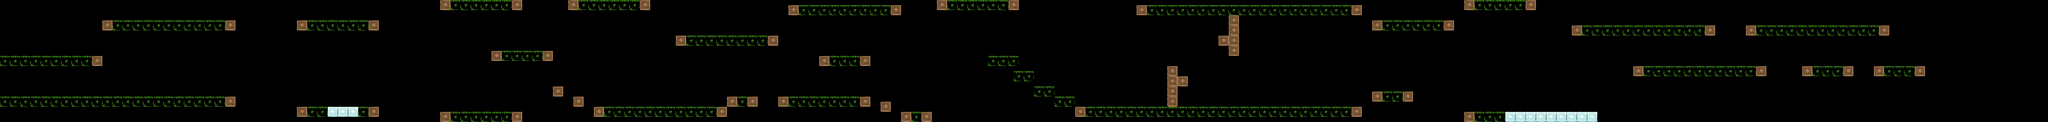

A 2D game scene composited from a Tiled map and its tileset images. What follows is a short description and the map's XML, with each tile layer's data collapsed to a summary:
An orthogonal 400x24 tile map with 32x32 px tiles, 1 tile layer (Wall), 1 hidden layer not drawn and 120 objects.

<map version="1.0" orientation="orthogonal" width="400" height="24" tilewidth="32" tileheight="32">
 <tileset firstgid="1" name="brick" tilewidth="32" tileheight="32">
  <image source="brick.png" width="256" height="64" />
 </tileset>
 <objectgroup name="brick_grass" width="400" height="24">
  <object x="2" y="354" width="635" height="59" />
  <object x="642" y="130" width="827" height="59" />
  <object x="2" y="610" width="1467" height="59" />
  <object x="1858" y="130" width="507" height="59" />
  <object x="1858" y="674" width="187" height="59" />
  <object x="2242" y="674" width="123" height="59" />
  <object x="2754" y="2" width="507" height="59" />
  <object x="2754" y="706" width="507" height="59" />
  <object x="3074" y="322" width="379" height="59" />
  <object x="3554" y="2" width="507" height="59" />
  <object x="3714" y="674" width="827" height="59" />
  <object x="3458" y="546" width="59" height="59" />
  <object x="3586" y="610" width="59" height="59" />
  <object x="4546" y="610" width="187" height="59" />
  <object x="4226" y="226" width="635" height="59" />
  <object x="4930" y="34" width="699" height="59" />
  <object x="5122" y="354" width="315" height="59" />
  <object x="4866" y="610" width="571" height="59" />
  <object x="5634" y="706" width="187" height="58" />
  <object x="5506" y="642" width="59" height="59" />
  <object x="5858" y="2" width="507" height="59" />
  <object x="6722" y="674" width="1787" height="59" />
  <object x="6178" y="354" width="187" height="59" />
  <object x="6338" y="450" width="123" height="59" />
  <object x="6594" y="610" width="123" height="59" />
  <object x="6466" y="546" width="123" height="59" />
  <object x="7106" y="34" width="1403" height="59" />
  <object x="8578" y="130" width="507" height="59" />
  <object x="8578" y="578" width="251" height="59" />
  <object x="9154" y="2" width="443" height="59" />
  <object x="9154" y="706" width="251" height="59" />
  <object x="9826" y="162" width="891" height="59" />
  <object x="10210" y="418" width="827" height="59" />
  <object x="10914" y="162" width="891" height="59" />
  <object x="11266" y="418" width="315" height="59" />
  <object x="11714" y="418" width="315" height="59" />
 </objectgroup>
 <objectgroup name="brick_ice" width="400" height="24">
  <object x="2050" y="674" width="57" height="59" />
  <object x="9410" y="706" width="59" height="59" />
  <object x="2114" y="674" width="57" height="59" />
  <object x="2178" y="674" width="57" height="59" />
  <object x="9474" y="706" width="59" height="59" />
  <object x="9602" y="706" width="59" height="59" />
  <object x="9538" y="706" width="59" height="59" />
  <object x="9794" y="706" width="59" height="59" />
  <object x="9730" y="706" width="59" height="59" />
  <object x="9666" y="706" width="59" height="59" />
  <object x="9858" y="706" width="59" height="59" />
  <object x="9922" y="706" width="59" height="59" />
 </objectgroup>
 <objectgroup name="brick_dice" width="400" height="24">
  <object x="2754" y="66" width="59" height="59" />
  <object x="3682" y="322" width="59" height="59" />
  <object x="12096" y="96" width="64" height="64" />
  <object x="12160" y="96" width="64" height="64" />
  <object x="12224" y="32" width="64" height="64" />
  <object x="12288" y="32" width="64" height="64" />
  <object x="12352" y="32" width="64" height="64" />
  <object x="12416" y="32" width="64" height="64" />
  <object x="12480" y="32" width="64" height="64" />
  <object x="12544" y="32" width="64" height="64" />
  <object x="12608" y="32" width="64" height="64" />
  <object x="12672" y="32" width="64" height="64" />
  <object x="12480" y="672" width="64" height="64" />
  <object x="12352" y="672" width="64" height="64" />
  <object x="12288" y="672" width="64" height="64" />
  <object x="12224" y="672" width="64" height="64" />
  <object x="12544" y="672" width="64" height="64" />
  <object x="12416" y="672" width="64" height="64" />
  <object x="12672" y="672" width="64" height="64" />
  <object x="12608" y="672" width="64" height="64" />
  <object x="12736" y="32" width="64" height="64" />
  <object x="12736" y="672" width="64" height="64" />
  <object x="2754" y="130" width="59" height="59" />
  <object x="2754" y="642" width="59" height="59" />
  <object x="2754" y="578" width="59" height="59" />
  <object x="3746" y="322" width="59" height="59" />
  <object x="3810" y="322" width="59" height="59" />
 </objectgroup>
 <objectgroup name="brick_wood" width="400" height="24">
  <object x="7296" y="416" width="64" height="64" />
  <object x="7296" y="480" width="64" height="64" />
  <object x="7296" y="544" width="64" height="64" />
  <object x="7296" y="608" width="64" height="64" />
  <object x="7360" y="480" width="64" height="64" />
  <object x="7616" y="224" width="64" height="64" />
  <object x="7680" y="224" width="64" height="64" />
  <object x="7680" y="160" width="64" height="64" />
  <object x="7680" y="96" width="64" height="64" />
  <object x="7680" y="288" width="64" height="64" />
 </objectgroup>
 <objectgroup name="brick_check" width="400" height="24" />
 <objectgroup name="diamond" width="400" height="24">
  <object x="480" y="512" />
  <object x="1216" y="256" />
  <object x="2112" y="608" />
  <object x="3232" y="448" />
  <object x="3744" y="576" />
  <object x="4352" y="384" />
  <object x="4928" y="512" />
  <object x="5408" y="512" />
  <object x="6112" y="128" />
  <object x="6304" y="288" />
  <object x="6688" y="512" />
  <object x="7040" y="512" />
  <object x="7680" y="544" />
  <object x="7328" y="224" />
  <object x="7968" y="256" />
  <object x="8704" y="512" />
  <object x="9184" y="640" />
  <object x="10208" y="320" />
  <object x="10784" y="352" />
  <object x="11360" y="352" />
  <object x="11872" y="352" />
  <object x="12320" y="320" />
  <object x="12480" y="576" />
  <object x="12672" y="192" />
  <object x="12768" y="576" />
  <object x="12480" y="192" />
  <object x="12608" y="576" />
 </objectgroup>
 <objectgroup name="heart" width="400" height="24">
  <object x="3232" y="224" />
  <object x="3776" y="224" />
  <object x="8960" y="256" />
  <object x="5216" y="256" />
  <object x="9312" y="160" />
 </objectgroup>
 <objectgroup name="spade" width="400" height="24" />
 <objectgroup name="club" width="400" height="24" />
 <layer name="joker" width="400" height="24" visible="0">
  <data>[9600 cells, 0 non-empty, 0 distinct tile ids]</data>
 </layer>
 <objectgroup name="piranha" width="400" height="24" visible="0">
  <object x="4418" y="610" width="59" height="59" />
  <object x="7106" y="610" width="59" height="59" />
  <object x="9410" y="66" width="59" height="59" />
 </objectgroup>
 <layer name="Wall" width="400" height="24">
  <data>[9600 cells, 1236 non-empty, 12 distinct tile ids]</data>
 </layer>
</map>
